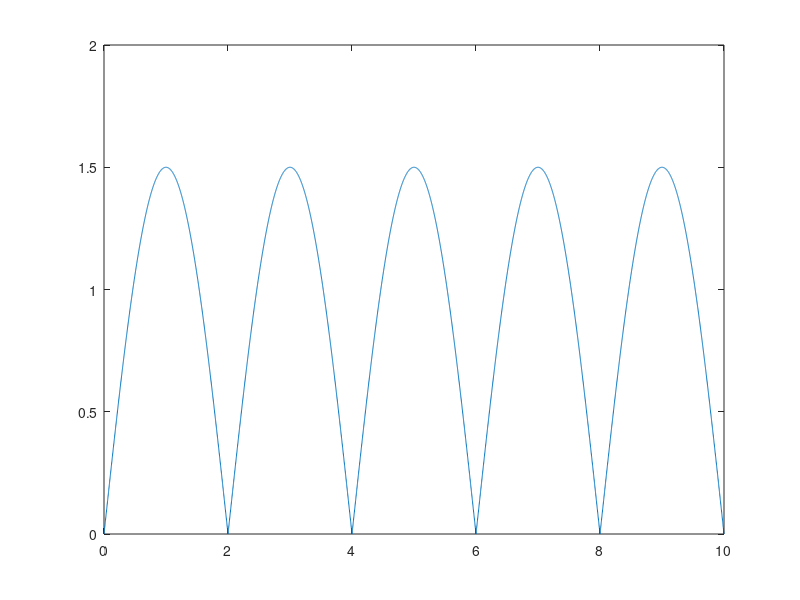
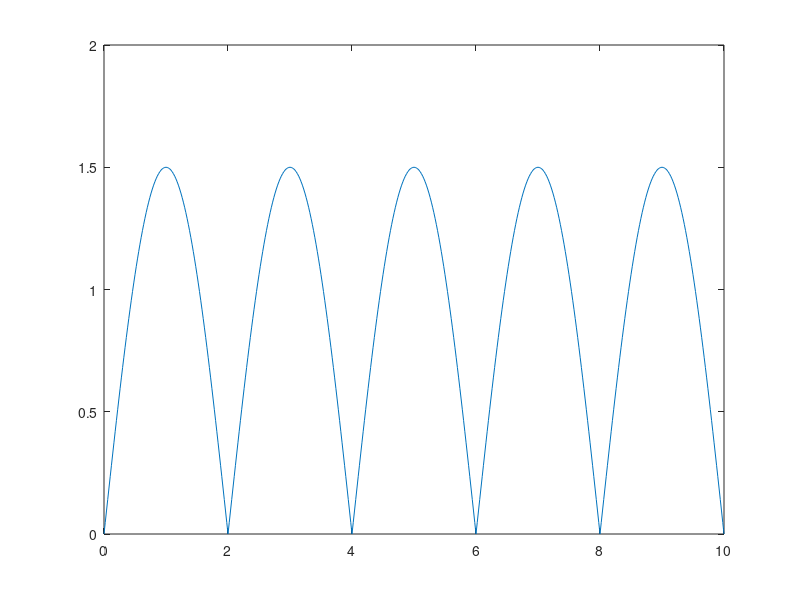
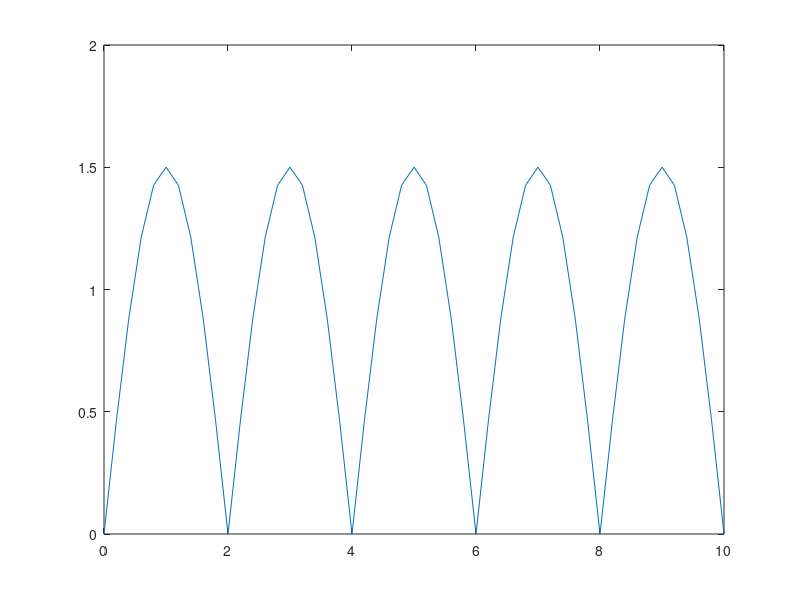

Write MATLAB code to recreate these figures, in order.
t1=0:0.002:10; % rezolutia temporara 1
t2=0:0.02:10; % rezolutia temporara 2
t3=0:0.2:10; % rezolutia temporara 3
T=4;
A=1.5;
F=1/T;
w0=2*pi*F;
x1=A*sin(w0*t1);
for i=1:1:length(t1) % folosim functia for pentru a parcurge prin vectorul linie x1 si de a inlocui fiecare element negativ cu modulul sau pentru a rezulta un semnal sinusoidal redresat dubla-alternanta.
    if x1(i)<0
        x1(i)=abs(x1(i));
    end
end
figure(1)
plot(t1,x1)
x2=A*sin(w0*t2);
for i=1:1:length(t2)
    if x2(i)<0
        x2(i)=abs(x2(i));
    end
end
figure(2)
plot(t2,x2)
x3=A*sin(w0*t3);
for i=1:1:length(t3)
    if x3(i)<0
        x3(i)=abs(x3(i));
    end
end
figure(3)
plot(t3,x3)